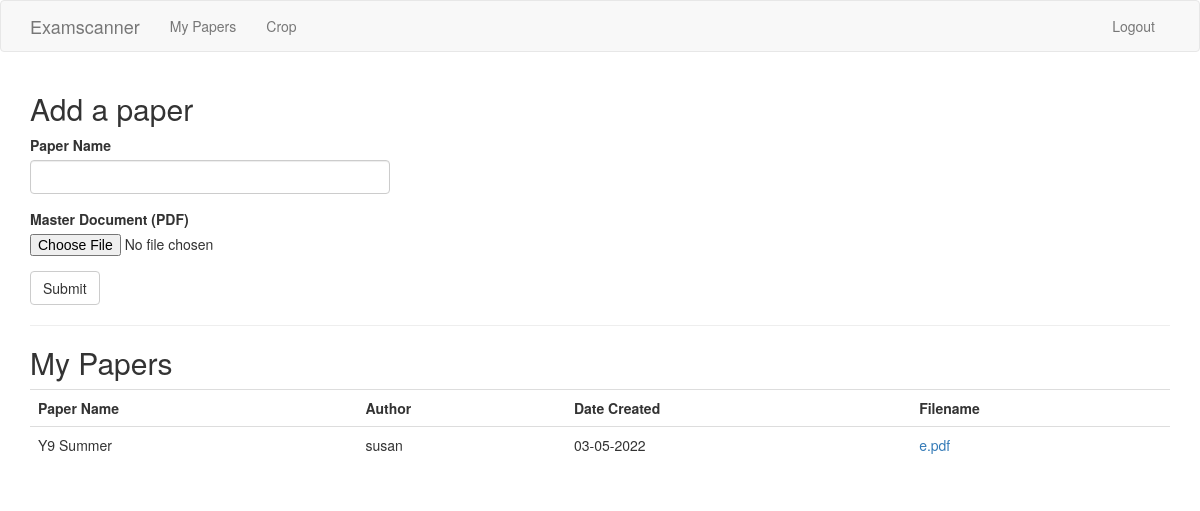
The page /user/susan (signed in) on the database as committed earlier.
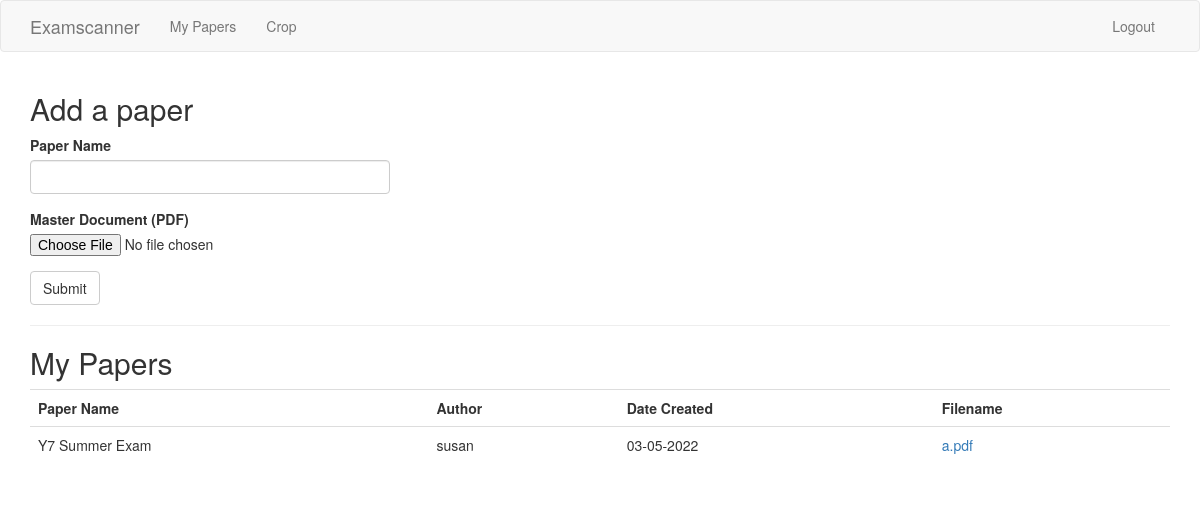
The same page on the database as committed later.
### app/models.py (models this page shows, shortened)
class Paper(db.Model):
    id = db.Column(db.Integer, primary_key=True)
    paper_name = db.Column(db.String(140))
    filename = db.Column(db.String(300))
    created_time = db.Column(db.DateTime, index=True, default=datetime.utcnow)
    user_id = db.Column(db.Integer, db.ForeignKey('user.id'))

class User(UserMixin, db.Model):
    id = db.Column(db.Integer, primary_key=True)
    username = db.Column(db.String(64), index=True, unique=True)
    email = db.Column(db.String(120), index=True, unique=True)
    password_hash = db.Column(db.String(128))
    papers = db.relationship('Paper', backref='author', lazy='dynamic')

### app/routes.py (the view, shortened to what this page needs)
@app.route('/user/<username>', methods=['GET', 'POST'])
@login_required
def user(username):
    user = User.query.filter_by(username=username).first_or_404()
    papers=user.papers.all()
    form = PaperForm()
    return render_template('user.html', user=user, form=form, papers=papers)

### app/forms.py
class PaperForm(FlaskForm):
    paper = StringField('Paper Name', validators=[DataRequired(), Length(min=1, max=140)])
    file = FileField('Master Document (PDF)', validators=[FileRequired(), FileAllowed(['pdf'], 'Only PDF documents are allowed.')])
    submit = SubmitField('Submit')

### app/models.py (called while the page is built)
@login.user_loader
def load_user(id):
    return User.query.get(int(id))

### app/templates/user.html
{% extends "base.html" %}
{% import 'bootstrap/wtf.html' as wtf %}
{% block app_content %}
<h2>Add a paper</h2>
<div class="row">
    <div class="col-md-4">
        {{ wtf.quick_form(form) }}
    </div>
</div>
<hr>
<h2>My Papers</h2>
<table class="table">
    <th scope="col">Paper Name</th>
    <th scope="col">Author</th>
    <th scope="col">Date Created</th>
    <th scope="col">Filename</th>
    {% for paper in papers %}
    <tr valign="top">
        <td>{{ paper.paper_name }}</td>
        <td>{{ paper.author.username }}</td>
        <td>{{ paper.created_time.strftime('%d-%m-%Y') }}</td>
        <td><a href="{{ url_for('upload', filename=paper.filename) }}">{{ paper.filename }}</a></td>
    </tr>
    {% endfor %}
</table>
{% endblock %}

### app/templates/base.html (shortened to what this page needs)
{% extends 'bootstrap/base.html' %}
{% block navbar %}
    <nav class="navbar navbar-default">
        <div class="container">
            <div class="navbar-header">
                <a class="navbar-brand" href="{{ url_for('index') }}">Examscanner</a>
            </div>
            <div class="collapse navbar-collapse" id="bs-example-navbar-collapse-1">
                <ul class="nav navbar-nav">
                    <li><a href="{{ url_for('user', username=current_user.username) }}">My Papers</a></li>
                    <li><a href="{{ url_for('crop') }}">Crop</a></li>
                </ul>
                <ul class="nav navbar-nav navbar-right">
                    {% if current_user.is_anonymous %}
                    <li><a href="{{ url_for('login') }}">Login</a></li>
                    {% else %}
                    <li><a href="{{ url_for('logout') }}">Logout</a></li>
                    {% endif %}
                </ul>
            </div>
        </div>
    </nav>
{% endblock %}
{% block content %}
 <link href='https://cdnjs.cloudflare.com/ajax/libs/cropperjs/1.5.6/cropper.min.css' rel='stylesheet'>
    <div class="container">
        {% block app_content %}{% endblock %}
    </div>
{% endblock %}

Rows that differ between the two databases and show on the page:
removed Paper: paper_name "Y9 Summer", author.username "susan", created_time "03-05-2022", filename "e.pdf"
now on this page (row edited): Paper: paper_name "Y7 Summer Exam", author.username "susan", created_time "03-05-2022", filename "a.pdf"
